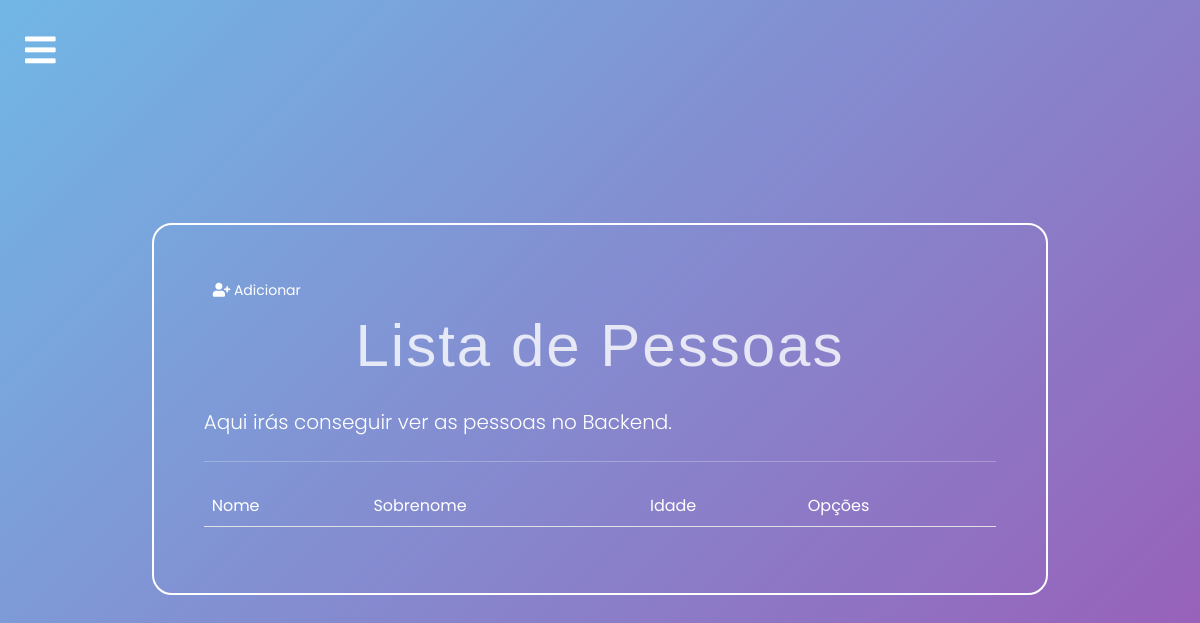
Before: /backend/pessoas/list/ (signed in) with the older database file.
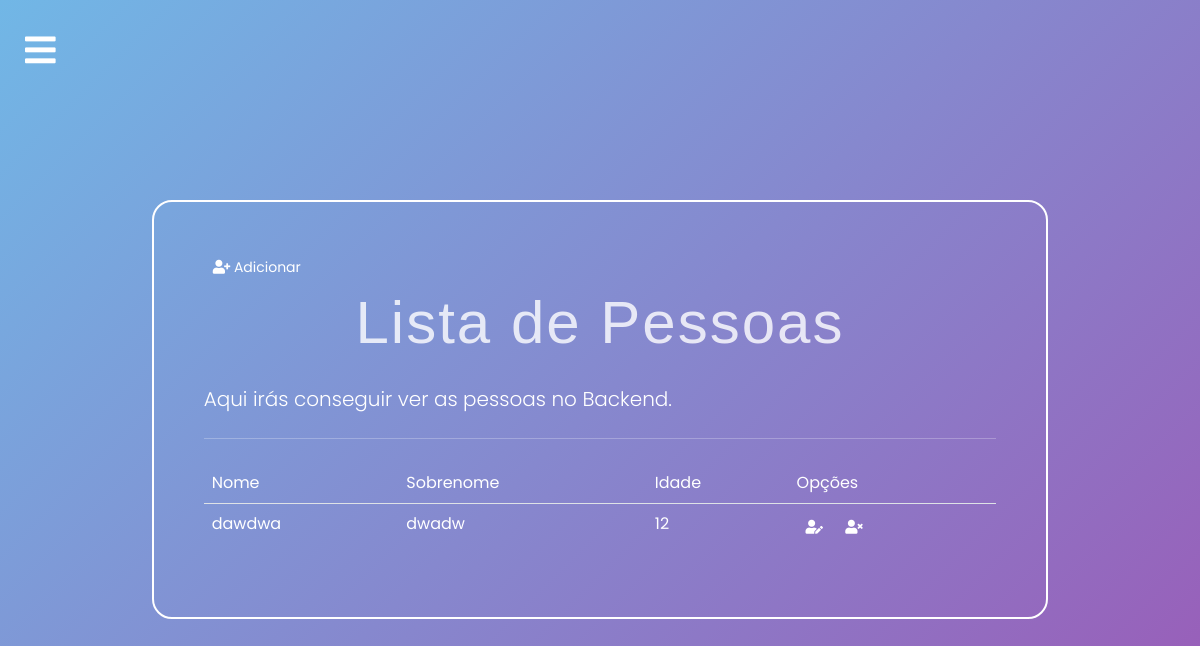
After: the same page with the newer database file.
### portofolio/models.py (models this page shows, shortened)
class Pessoa (models.Model):
    nome = models.CharField(max_length=50)
    sobrenome = models.CharField(max_length=50)
    idade = models.IntegerField()
    linkedin = models.URLField(max_length=200, null=True, blank=True)
    github = models.URLField(max_length=200, null=True, blank=True)
    instagram = models.URLField(max_length=200, null=True, blank=True)
    resumo_sobre = models.TextField()
    resumo_estudos = models.TextField()
    resumo_competencias = models.TextField()

### portofolio/views.py (the view)
# urls.py: path('backend/pessoas/list/', views.pessoas_list, name='pessoas_list'), # get req. to retrieve and display all records
@login_required
def pessoas_list(request):
    context = {'pessoas_list': Pessoa.objects.all()}
    return render(request, 'portofolio/pessoal/pessoas/pessoa_list.html', context)

### portofolio/templates/portofolio/pessoal/pessoas/pessoa_list.html (shortened to what this page needs)
{%extends 'portofolio/base.html' %}
{%load crispy_forms_tags%}
{%block content%}
<div class="container">
    <div class="col-md-10 offset-md-1 mt-5">
        <div class="limiter-form jumbotron">
            <a href="{%url 'portofolio:pessoas_insert'%}" class="btn btn-primary btn-sm">
                <i class="fas fa-user-plus"></i>
                Adicionar
            </a>
            <h1 class="display-4">Lista de Pessoas</h1>
            <p class="lead">Aqui irás conseguir ver as pessoas no Backend.</p>
            <hr class="my-4">
            <table class="table table-borderless">
                <thead class="border-bottom font-weight-bold">
                    <tr>
                        <td>Nome</td>
                        <td>Sobrenome</td>
                        <td>Idade</td>
                        <td>Opções</td>
                    </tr>
                    <tbody>
                        {%for pessoa in pessoas_list%}
                        <tr>
                            <td>{{pessoa.nome}}</td>
                            <td>{{pessoa.sobrenome}}</td>
                            <td>{{pessoa.idade}}</td>
                            <td>
                                <a href="{%url 'portofolio:pessoa_update' pessoa.id%}" class="btn btn-warning btn-sm">
                                    <i class="fas fa-user-edit"></i>
                                </a>
                                <form action="{%url 'portofolio:pessoa_delete' pessoa.id%}" method="post" class="d-inline">
                                    <button type="submit" class="btn btn-danger btn-sm">
                                        <i class="fas fa-user-times"></i>
                                    </button>
                                </form>
                            </td>
                        </tr>
                        {% endfor %}
                    </tbody>
                </thead>
            </table>
        </div>
    </div>
</div>
{%endblock%}

Changed rows visible on the page:
added Pessoa: nome "dawdwa", sobrenome "dwadw", idade "12"
